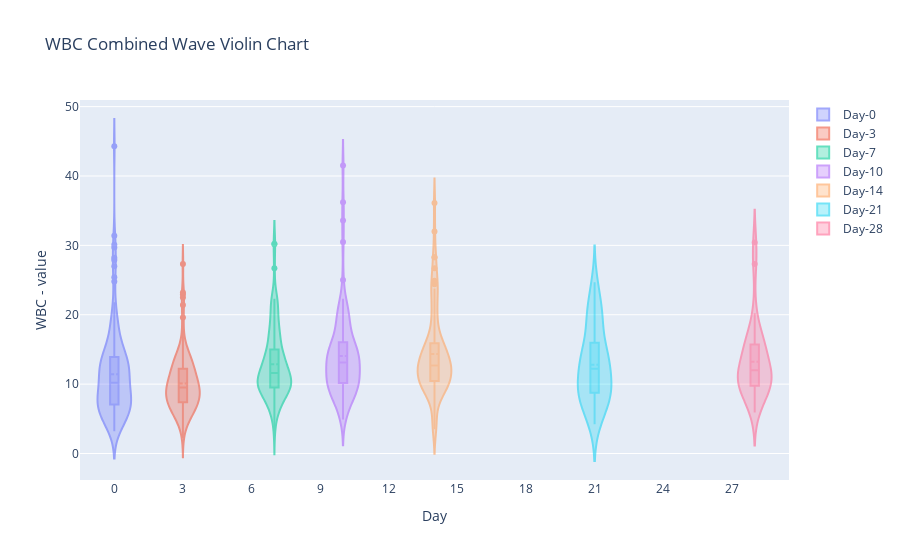
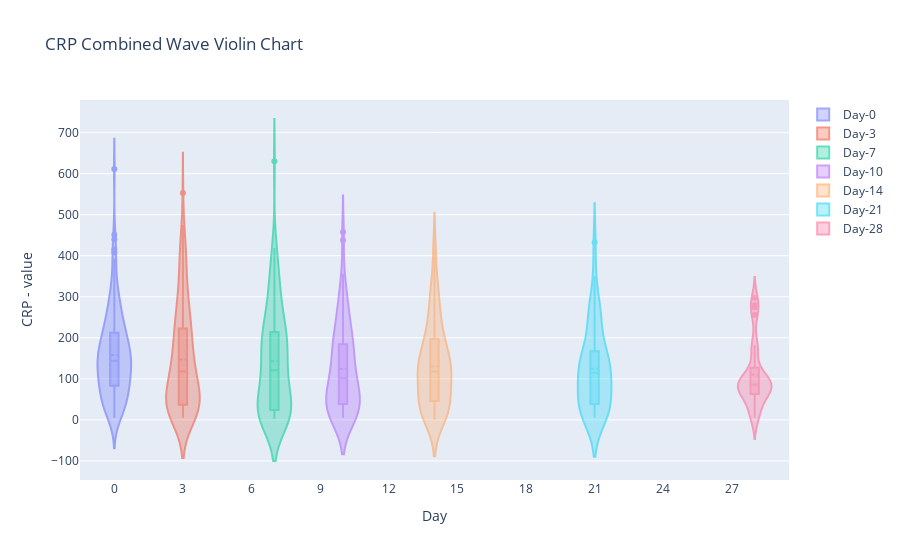
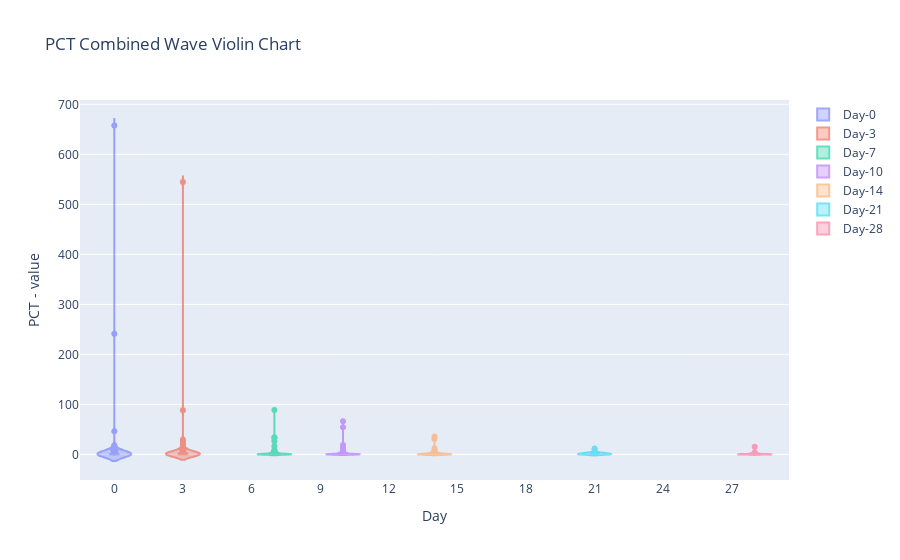
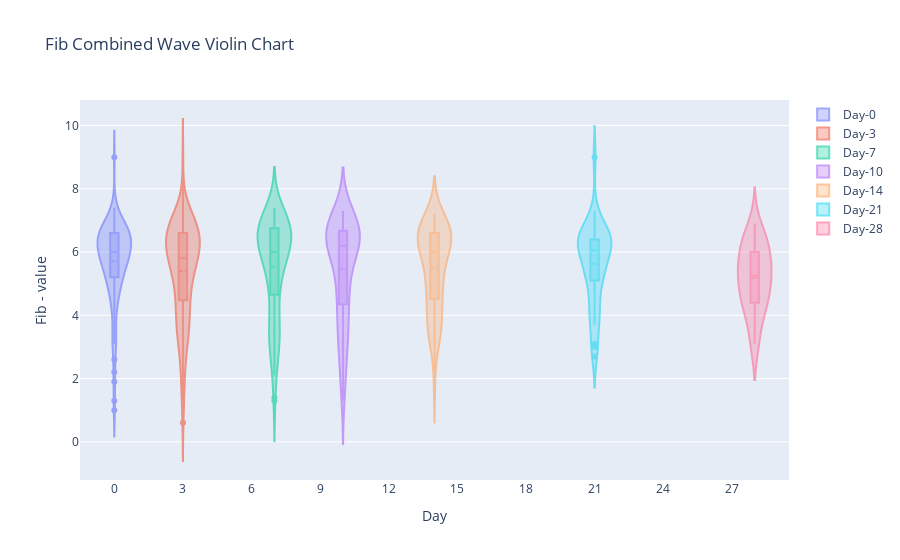

The code cell stored with these charts, in order, in its notebook:
### Markdown cell above
# Create Violin Chart (This is mixed wave 1 and wave 2)

### Code cell
with open('violin_mixed.html', 'w') as f:

    for var in ['WBC', 'CRP', 'PCT', 'Fib', 'Platelets', 'Ferritin']:
        fig = go.Figure()
        for day in [0, 3, 7, 10, 14, 21, 28]:
            fig.add_trace(go.Violin(x=df['Day'][df['Day'] == day],
                                 y=df[var][df['Day'] == day],
                                 box_visible=True,
                                 name = f"Day-{day}",
                                 meanline_visible=True, opacity=0.6))

        fig.update_layout(title_text=f"{var} Combined Wave Violin Chart",
                              xaxis_title="Day",
                              yaxis_title=f"{var} - value",
                          yaxis_zeroline=False)
        fig.show()
        f.write(fig.to_html(full_html=False, include_plotlyjs='cdn'))

### Figure 1 — Plotly figure (JSON) as saved in the notebook; plotly's stock layout.template omitted (floating-point values rounded to 4 significant figures; data arrays with more than 128 entries replaced by an {"elided": "..."} marker saying what was removed)
{"data": [{"box": {"visible": true}, "meanline": {"visible": true}, "name": "Day-0", "opacity": 0.6, "type": "violin", "x": {"elided": "178 int values"}, "y": {"elided": "178 float values"}}, {"box": {"visible": true}, "meanline": {"visible": true}, "name": "Day-3", "opacity": 0.6, "type": "violin", "x": {"elided": "178 int values"}, "y": {"elided": "178 float values"}}, {"box": {"visible": true}, "meanline": {"visible": true}, "name": "Day-7", "opacity": 0.6, "type": "violin", "x": {"elided": "178 int values"}, "y": {"elided": "178 float values"}}, {"box": {"visible": true}, "meanline": {"visible": true}, "name": "Day-10", "opacity": 0.6, "type": "violin", "x": {"elided": "178 int values"}, "y": {"elided": "178 float values"}}, {"box": {"visible": true}, "meanline": {"visible": true}, "name": "Day-14", "opacity": 0.6, "type": "violin", "x": {"elided": "178 int values"}, "y": {"elided": "178 float values"}}, {"box": {"visible": true}, "meanline": {"visible": true}, "name": "Day-21", "opacity": 0.6, "type": "violin", "x": {"elided": "178 int values"}, "y": {"elided": "178 float values"}}, {"box": {"visible": true}, "meanline": {"visible": true}, "name": "Day-28", "opacity": 0.6, "type": "violin", "x": {"elided": "178 int values"}, "y": {"elided": "178 float values"}}], "layout": {"title": {"text": "WBC Combined Wave Violin Chart"}, "xaxis": {"title": {"text": "Day"}}, "yaxis": {"title": {"text": "WBC - value"}, "zeroline": false}}}

### Figure 2 — Plotly figure (JSON) as saved in the notebook; plotly's stock layout.template omitted (floating-point values rounded to 4 significant figures; data arrays with more than 128 entries replaced by an {"elided": "..."} marker saying what was removed)
{"data": [{"box": {"visible": true}, "meanline": {"visible": true}, "name": "Day-0", "opacity": 0.6, "type": "violin", "x": {"elided": "178 int values"}, "y": {"elided": "178 int values"}}, {"box": {"visible": true}, "meanline": {"visible": true}, "name": "Day-3", "opacity": 0.6, "type": "violin", "x": {"elided": "178 int values"}, "y": {"elided": "178 int values"}}, {"box": {"visible": true}, "meanline": {"visible": true}, "name": "Day-7", "opacity": 0.6, "type": "violin", "x": {"elided": "178 int values"}, "y": {"elided": "178 int values"}}, {"box": {"visible": true}, "meanline": {"visible": true}, "name": "Day-10", "opacity": 0.6, "type": "violin", "x": {"elided": "178 int values"}, "y": {"elided": "178 int values"}}, {"box": {"visible": true}, "meanline": {"visible": true}, "name": "Day-14", "opacity": 0.6, "type": "violin", "x": {"elided": "178 int values"}, "y": {"elided": "178 int values"}}, {"box": {"visible": true}, "meanline": {"visible": true}, "name": "Day-21", "opacity": 0.6, "type": "violin", "x": {"elided": "178 int values"}, "y": {"elided": "178 int values"}}, {"box": {"visible": true}, "meanline": {"visible": true}, "name": "Day-28", "opacity": 0.6, "type": "violin", "x": {"elided": "178 int values"}, "y": {"elided": "178 int values"}}], "layout": {"title": {"text": "CRP Combined Wave Violin Chart"}, "xaxis": {"title": {"text": "Day"}}, "yaxis": {"title": {"text": "CRP - value"}, "zeroline": false}}}

### Figure 3 — Plotly figure (JSON) as saved in the notebook; plotly's stock layout.template omitted (floating-point values rounded to 4 significant figures; data arrays with more than 128 entries replaced by an {"elided": "..."} marker saying what was removed)
{"data": [{"box": {"visible": true}, "meanline": {"visible": true}, "name": "Day-0", "opacity": 0.6, "type": "violin", "x": {"elided": "178 int values"}, "y": {"elided": "178 float values"}}, {"box": {"visible": true}, "meanline": {"visible": true}, "name": "Day-3", "opacity": 0.6, "type": "violin", "x": {"elided": "178 int values"}, "y": {"elided": "178 float values"}}, {"box": {"visible": true}, "meanline": {"visible": true}, "name": "Day-7", "opacity": 0.6, "type": "violin", "x": {"elided": "178 int values"}, "y": {"elided": "178 float values"}}, {"box": {"visible": true}, "meanline": {"visible": true}, "name": "Day-10", "opacity": 0.6, "type": "violin", "x": {"elided": "178 int values"}, "y": {"elided": "178 float values"}}, {"box": {"visible": true}, "meanline": {"visible": true}, "name": "Day-14", "opacity": 0.6, "type": "violin", "x": {"elided": "178 int values"}, "y": {"elided": "178 float values"}}, {"box": {"visible": true}, "meanline": {"visible": true}, "name": "Day-21", "opacity": 0.6, "type": "violin", "x": {"elided": "178 int values"}, "y": {"elided": "178 float values"}}, {"box": {"visible": true}, "meanline": {"visible": true}, "name": "Day-28", "opacity": 0.6, "type": "violin", "x": {"elided": "178 int values"}, "y": {"elided": "178 float values"}}], "layout": {"title": {"text": "PCT Combined Wave Violin Chart"}, "xaxis": {"title": {"text": "Day"}}, "yaxis": {"title": {"text": "PCT - value"}, "zeroline": false}}}

### Figure 4 — Plotly figure (JSON) as saved in the notebook; plotly's stock layout.template omitted (floating-point values rounded to 4 significant figures; data arrays with more than 128 entries replaced by an {"elided": "..."} marker saying what was removed)
{"data": [{"box": {"visible": true}, "meanline": {"visible": true}, "name": "Day-0", "opacity": 0.6, "type": "violin", "x": {"elided": "178 int values"}, "y": {"elided": "178 float values"}}, {"box": {"visible": true}, "meanline": {"visible": true}, "name": "Day-3", "opacity": 0.6, "type": "violin", "x": {"elided": "178 int values"}, "y": {"elided": "178 float values"}}, {"box": {"visible": true}, "meanline": {"visible": true}, "name": "Day-7", "opacity": 0.6, "type": "violin", "x": {"elided": "178 int values"}, "y": {"elided": "178 float values"}}, {"box": {"visible": true}, "meanline": {"visible": true}, "name": "Day-10", "opacity": 0.6, "type": "violin", "x": {"elided": "178 int values"}, "y": {"elided": "178 float values"}}, {"box": {"visible": true}, "meanline": {"visible": true}, "name": "Day-14", "opacity": 0.6, "type": "violin", "x": {"elided": "178 int values"}, "y": {"elided": "178 float values"}}, {"box": {"visible": true}, "meanline": {"visible": true}, "name": "Day-21", "opacity": 0.6, "type": "violin", "x": {"elided": "178 int values"}, "y": {"elided": "178 float values"}}, {"box": {"visible": true}, "meanline": {"visible": true}, "name": "Day-28", "opacity": 0.6, "type": "violin", "x": {"elided": "178 int values"}, "y": {"elided": "178 float values"}}], "layout": {"title": {"text": "Fib Combined Wave Violin Chart"}, "xaxis": {"title": {"text": "Day"}}, "yaxis": {"title": {"text": "Fib - value"}, "zeroline": false}}}
